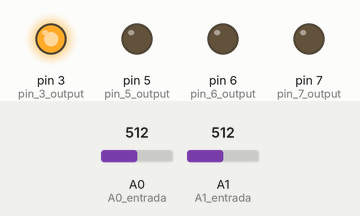
Recording of a sketch running on a simulated Arduino Uno, built with avr-gcc and run on an emulated ATmega328P. On the bench: output pins drawn as LEDs (lit = HIGH). Inputs (shaded band) come from the test bench; at power-on: A0 (A0_entrada) = 512, A1 (A1_entrada) = 512.

Above: at 1.2 s.
1.3 s: A0 (A0_entrada) set to 672
2.8 s: A0 (A0_entrada) set to 692
At 3.2 s:
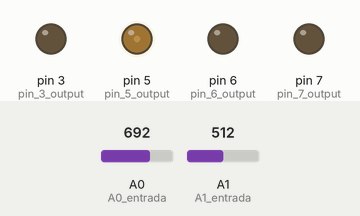
5.8 s: A1 (A1_entrada) set to 538
At 8.56 s:
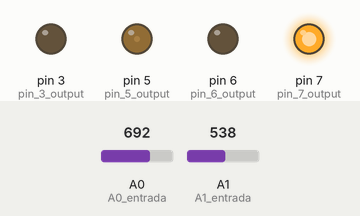
8.8 s: A1 (A1_entrada) set to 306
At 9.09 s:
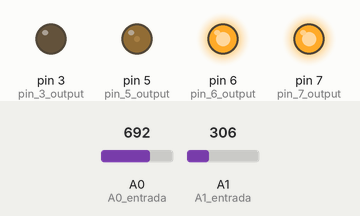
11.8 s: A0 (A0_entrada) set to 673
At 12.4 s:
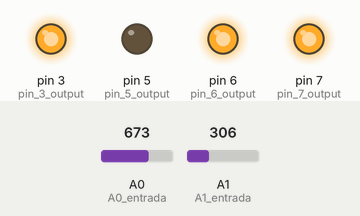
13.3 s: A0 (A0_entrada) set to 693
At 17.48 s:
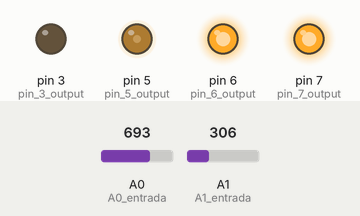
Timing chart, 0 to 27.2 s (numbered marks = the images above; inputs shaded):
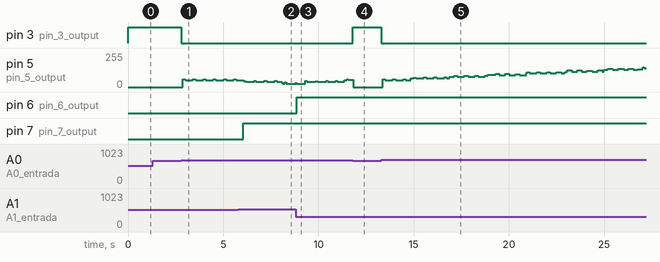

Measured:
- the behaviour switches between 682 and 683 on A0 (A0_entrada) (found by bisection; images 0 and 1)
- the behaviour switches between 525 and 526 on A1 (A1_entrada) (found by bisection; images 1 and 2)
- after the input at 1.3 s, every drawn part: stays the same
- after the input at 2.8 s, pin 3 (pin_3_output): HIGH → LOW at once; pin 5 (pin_5_output): 0/255 → 60/255 after 0.08 s, → 51/255 0.12 s later, → 57/255 0.40 s later, → 51/255 0.16 s later, … (12 changes in this stretch)
- after the input at 5.8 s, pin 7 (pin_7_output): LOW → HIGH after 0.24 s
- after the input at 8.8 s, pin 6 (pin_6_output): LOW → HIGH after 0.07 s
- after the input at 11.8 s, pin 3 (pin_3_output): LOW → HIGH at once
- after the input at 13.3 s, pin 3 (pin_3_output): HIGH → LOW at once; pin 5 (pin_5_output): 0/255 → 60/255 after 0.08 s, → 51/255 0.12 s later, → 57/255 0.40 s later, → 51/255 0.16 s later, … (60 changes in this stretch)

The sketch:

Control1.ino
```cpp
  int periodo = 20;  //20ms --> 50z   20us --> 50kHz
  float k=0.2083; //D.C ideal
  int count_DC = 0;
  int tolerancia = 12; // resolución 4.88mV  --> 12*4.88 = +- 58.56mV

void setup() {
  pinMode(3, OUTPUT);    // pin 3 output
  pinMode(5, OUTPUT);    // pin 5 output
  pinMode(A0,INPUT);     // A0 entrada
  pinMode(A1,INPUT);     // A1 entrada

  //solo para test
  pinMode(7, OUTPUT);    // pin 7 output
  pinMode(6, OUTPUT);    // pin 6 output

}

void loop() {
  int in=analogRead(A0);  // Leer A0 --> Voltaje de VIN
  int out=analogRead(A1);  // Leer A1 --> Voltaje de VOUT

  if(in>901 || in<683){    //ADC: 901 --> 4.397V (sensando: 26.4V)    ||  684 --> 3.338V  (sensando: 20V) // divisor resisitvo [2k/(2k+10k)]
    digitalWrite(3,HIGH);     // Fuera del rango se prende el LED
  }
  else{                        // Si se encuentra dentro del rango se mantiene apagado el LED y sale la PWM
    digitalWrite(3,LOW);
    // Salida PWM
    float high_p= periodo*k;
    float low_p= periodo*(1-k);
    digitalWrite(5, HIGH);
    delay(high_p);
    digitalWrite(5, LOW);
    delay(low_p);

    count_DC=count_DC+1;
    //Ajustar DutyCycle de la PWM en función a la salida
    if(count_DC>20){
      count_DC=0;
      if(out>513+tolerancia && k > 0){ // ADC: 513 --> 2.5V (sensando: 5V)  Tolerancia +- 0.117V (2*58.56mV)  // divisor resisitvo [10k/(10k+10k)]
        k=k-0.01;
        digitalWrite(7,HIGH);
      }
      else if(out<513-tolerancia && k<1){ // ADC: 513 --> 2.5V (sensando: 5V)  Tolerancia +- 0.117V (2*58.56mV) // divisor resisitvo [10k/(10k+10k)]
        k=k+0.01;
        digitalWrite(6,HIGH);
      }
    }
  }
}
```
